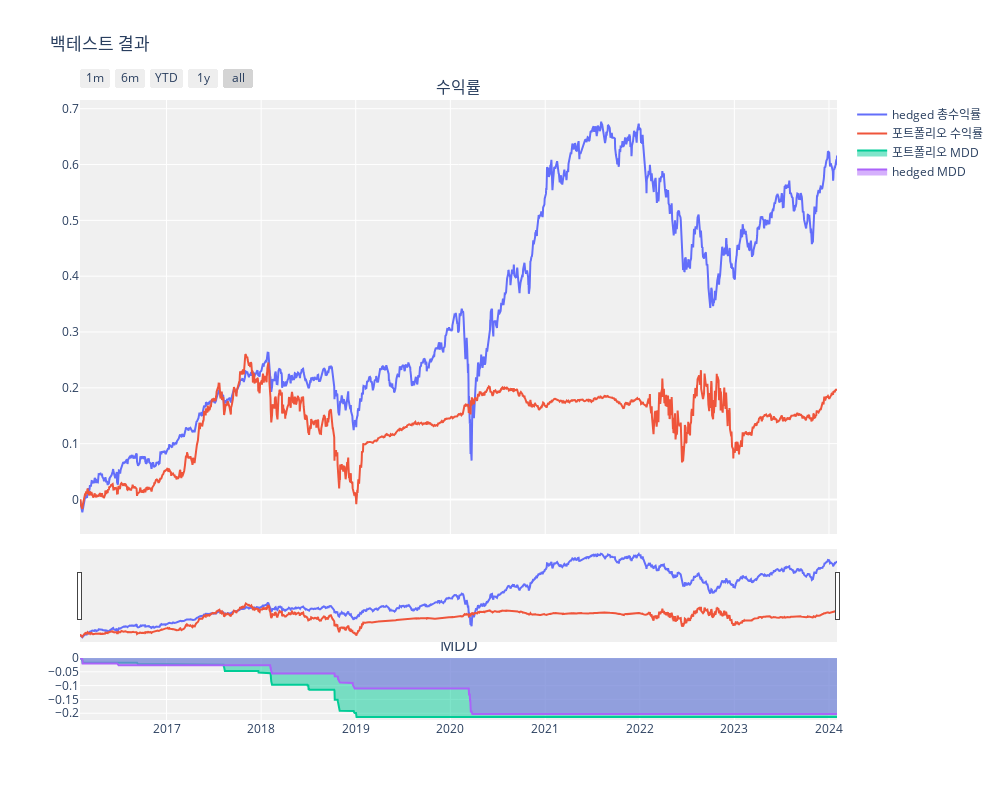

Notebook code for this chart:
### Code cell
import plotly.express as px

fig = make_subplots(rows=4, cols=1,
                    specs=[[{"rowspan":3}],
                          [None],
                          [None],
                          [{}]],
                   shared_xaxes=True,
                   vertical_spacing=0.2,
                   subplot_titles=("수익률","MDD"))

fig.add_trace(go.Scatter(name='hedged 총수익률', x=data10.index, y=data10['누적 벤치마크 가치_hedge']-1),
             row=1, col=1)
fig.add_trace(go.Scatter(name='포트폴리오 수익률', x=merged_df.index, y=merged_df['누적 포트폴리오 가치']-1),
             row=1, col=1)
fig.add_trace(go.Scatter(name='포트폴리오 MDD', x=merged_df.index, y=merged_df['MDD'], fill='tozeroy'),
             row=4, col=1)
fig.add_trace(go.Scatter(name='hedged MDD', x=data10.index, y=data10['MDD'], fill='tozeroy'),
             row=4, col=1)

fig.update_layout(height=800, width=1000, plot_bgcolor='rgb(240, 240,240)',
                 title_text="백테스트 결과")

fig.update_layout(
    xaxis=dict(
        rangeselector=dict(
            buttons=list([
                dict(count=1,
                     label="1m",
                     step="month",
                     stepmode="backward"),
                dict(count=6,
                     label="6m",
                     step="month",
                     stepmode="backward"),
                dict(count=1,
                     label="YTD",
                     step="year",
                     stepmode="todate"),
                dict(count=1,
                     label="1y",
                     step="year",
                     stepmode="backward"),
                dict(step="all")
            ])
        ),
        rangeslider=dict(
            visible=True
        ),
        type="date"
    )
)

fig.show()

### Figure 1 — Plotly figure (JSON) as saved in the notebook; plotly's stock layout.template omitted (floating-point values rounded to 4 significant figures; data arrays with more than 128 entries replaced by an {"elided": "..."} marker saying what was removed)
{"data": [{"name": "hedged 총수익률", "type": "scatter", "x": {"elided": "1896 str values"}, "xaxis": "x", "y": {"elided": "1896 float values"}, "yaxis": "y"}, {"name": "포트폴리오 수익률", "type": "scatter", "x": {"elided": "1896 str values"}, "xaxis": "x", "y": {"elided": "1896 float values"}, "yaxis": "y"}, {"fill": "tozeroy", "name": "포트폴리오 MDD", "type": "scatter", "x": {"elided": "1896 str values"}, "xaxis": "x2", "y": {"elided": "1896 float values"}, "yaxis": "y2"}, {"fill": "tozeroy", "name": "hedged MDD", "type": "scatter", "x": {"elided": "1896 str values"}, "xaxis": "x2", "y": {"elided": "1896 float values"}, "yaxis": "y2"}], "layout": {"annotations": [{"font": {"size": 16}, "showarrow": false, "text": "수익률", "x": 0.5, "xanchor": "center", "xref": "paper", "y": 1, "yanchor": "bottom", "yref": "paper"}, {"font": {"size": 16}, "showarrow": false, "text": "MDD", "x": 0.5, "xanchor": "center", "xref": "paper", "y": 0.1, "yanchor": "bottom", "yref": "paper"}], "height": 800, "plot_bgcolor": "rgb(240, 240,240)", "title": {"text": "백테스트 결과"}, "width": 1000, "xaxis": {"anchor": "y", "domain": [0, 1], "matches": "x2", "rangeselector": {"buttons": [{"count": 1, "label": "1m", "step": "month", "stepmode": "backward"}, {"count": 6, "label": "6m", "step": "month", "stepmode": "backward"}, {"count": 1, "label": "YTD", "step": "year", "stepmode": "todate"}, {"count": 1, "label": "1y", "step": "year", "stepmode": "backward"}, {"step": "all"}]}, "rangeslider": {"visible": true}, "showticklabels": false, "type": "date"}, "xaxis2": {"anchor": "y2", "domain": [0, 1]}, "yaxis": {"anchor": "x", "domain": [0.3, 1]}, "yaxis2": {"anchor": "x2", "domain": [0, 0.1]}}}
